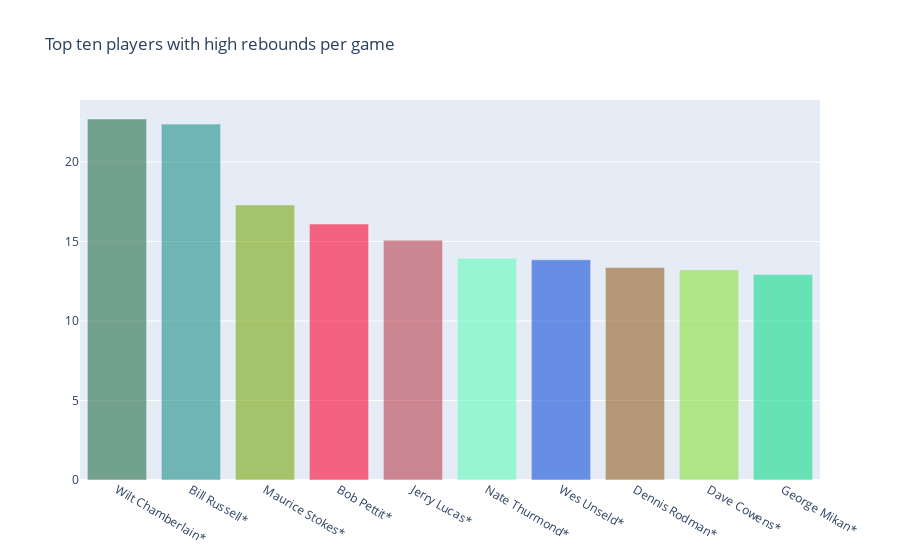

Write notebook code for a chart like this one.
### Code cell
trace0 = go.Bar(
    x=rpg['player'].head(10),
    y=rpg['RPG'].head(10),
    marker=dict(
        color= random_colors(10),
       
        
    ),
    opacity=0.6
)

data = [trace0]
layout = go.Layout(
    title='Top ten players with high rebounds per game',
)

fig = go.Figure(data=data, layout=layout)
py.iplot(fig, filename='text-hover-bar')

### Figure 1 — Plotly figure (JSON) as saved in the notebook; plotly's stock layout.template omitted (floating-point values rounded to 4 significant figures)
{"data": [{"marker": {"color": ["#26704C", "#24918C", "#7BA90E", "#FE0734", "#BC4451", "#64FBBF", "#1150D9", "#946226", "#88E23E", "#15DA8C"]}, "opacity": 0.6, "type": "bar", "x": ["Wilt Chamberlain*", "Bill Russell*", "Maurice Stokes*", "Bob Pettit*", "Jerry Lucas*", "Nate Thurmond*", "Wes Unseld*", "Dennis Rodman*", "Dave Cowens*", "George Mikan*"], "y": [22.7, 22.38, 17.3, 16.1, 15.09, 13.95, 13.85, 13.36, 13.21, 12.92]}], "layout": {"title": {"text": "Top ten players with high rebounds per game"}}}
